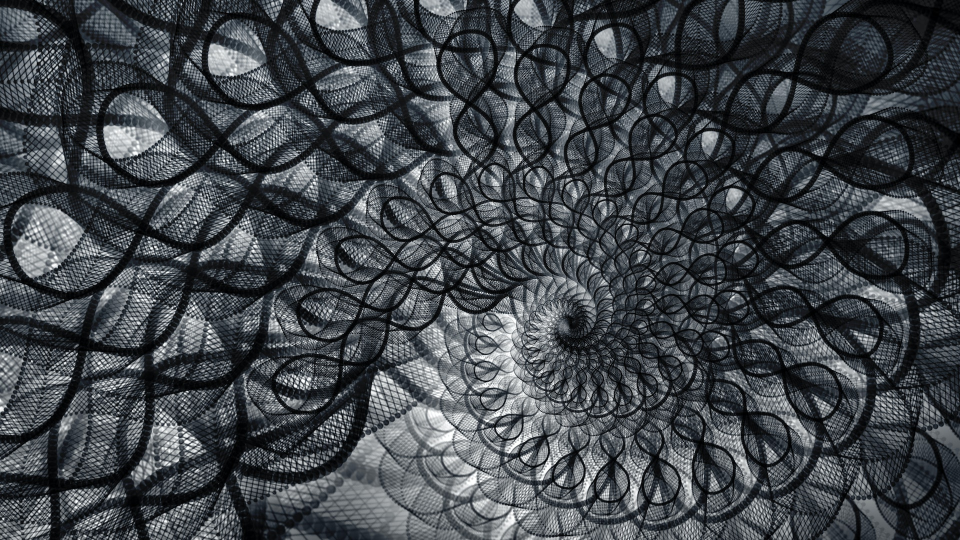
#> input picture neural-network/images/thumbnail.jpg, 1920 x 1080 px (shown at 1/2 size); its folder holds only this picture in this run
$ python sender.py
#> lines starting #> are read from the running program, lines starting #| are printed output that depends on the picture
import httpx
from httpx import Headers

import glob
import os
import json
import base64
from PIL import Image

custom_dict = dict()


# Transform images format
target = ['jpg', 'png']
size = (900, 600)

images = glob.glob('./images/*')
for image in images:
    for ext in target:
        if ext in image:
            im = Image.open(image)
#> im is the input picture: PIL image 1920x1080 RGB; mean R, G, B 65.1, 70.1, 74.9
            out = im.resize(size, Image.LANCZOS)
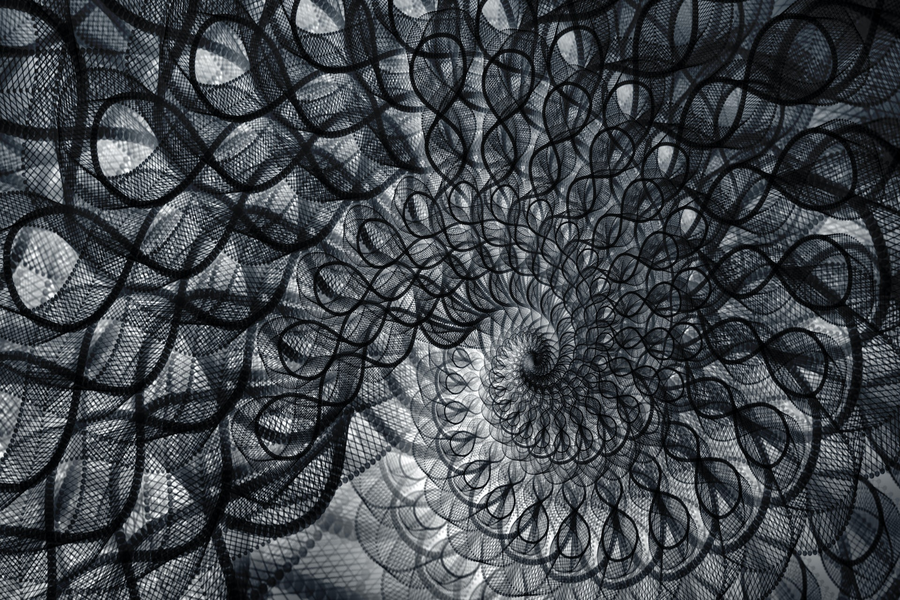
#> out: PIL image 900x600 RGB; mean R, G, B 65.1, 70.1, 74.9
            new_image = image.replace(ext, 'webp')
            out.save(new_image, format='webp')
            os.remove(image)


with open('info.json', 'r') as file:
#> (reads perceptron/info.json from the repository)
    cargo = json.load(file)

files = glob.glob('./images/*')
for file in files:
    with open(file, "rb") as binary_file:
        binary_data = binary_file.read()
        encoded = base64.b64encode(binary_data)
        to_send = encoded.decode('utf-8')
        custom_dict[os.path.basename(file)] = to_send

#> (the run stopped early here; a loop or call above may not have finished)
